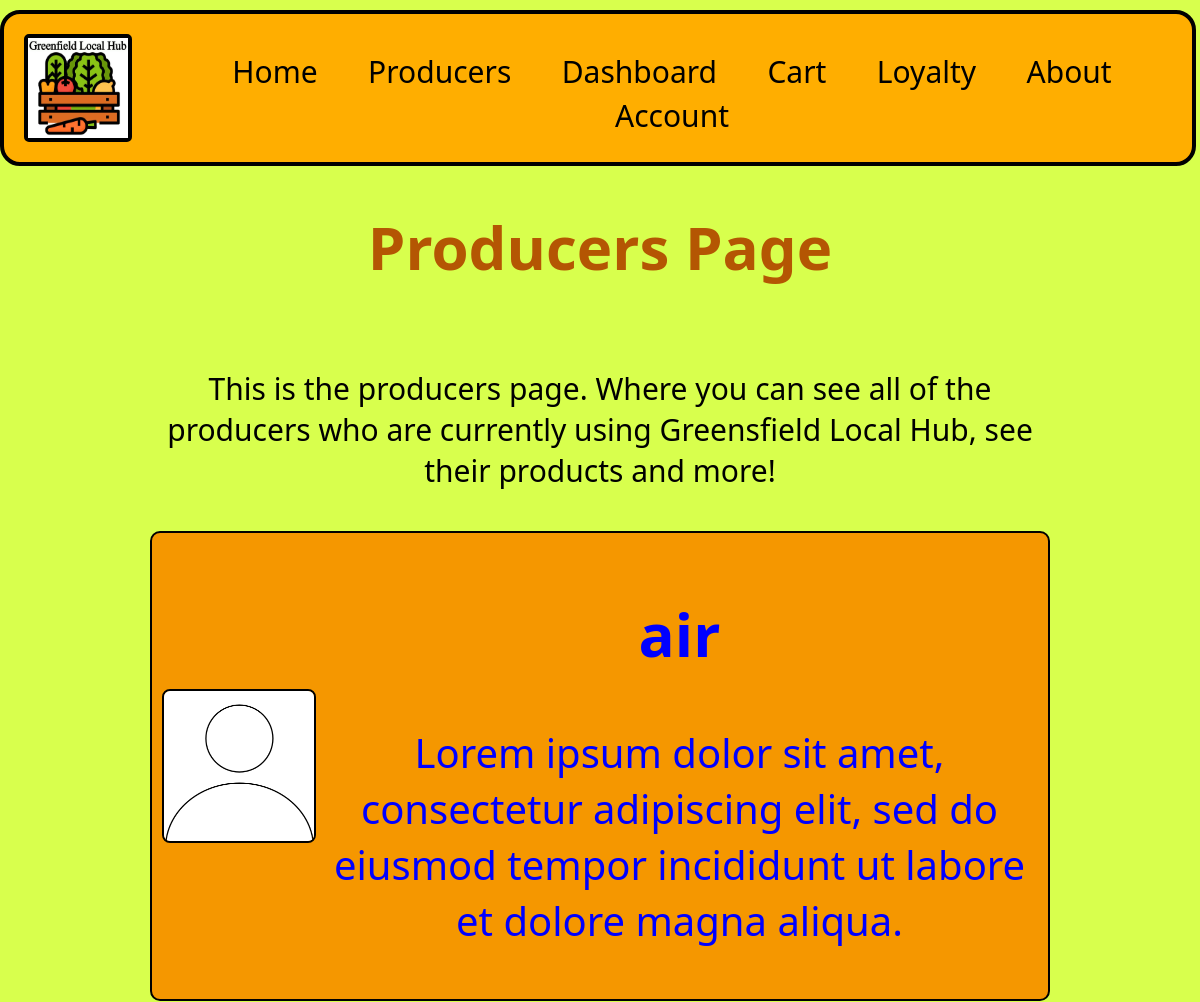
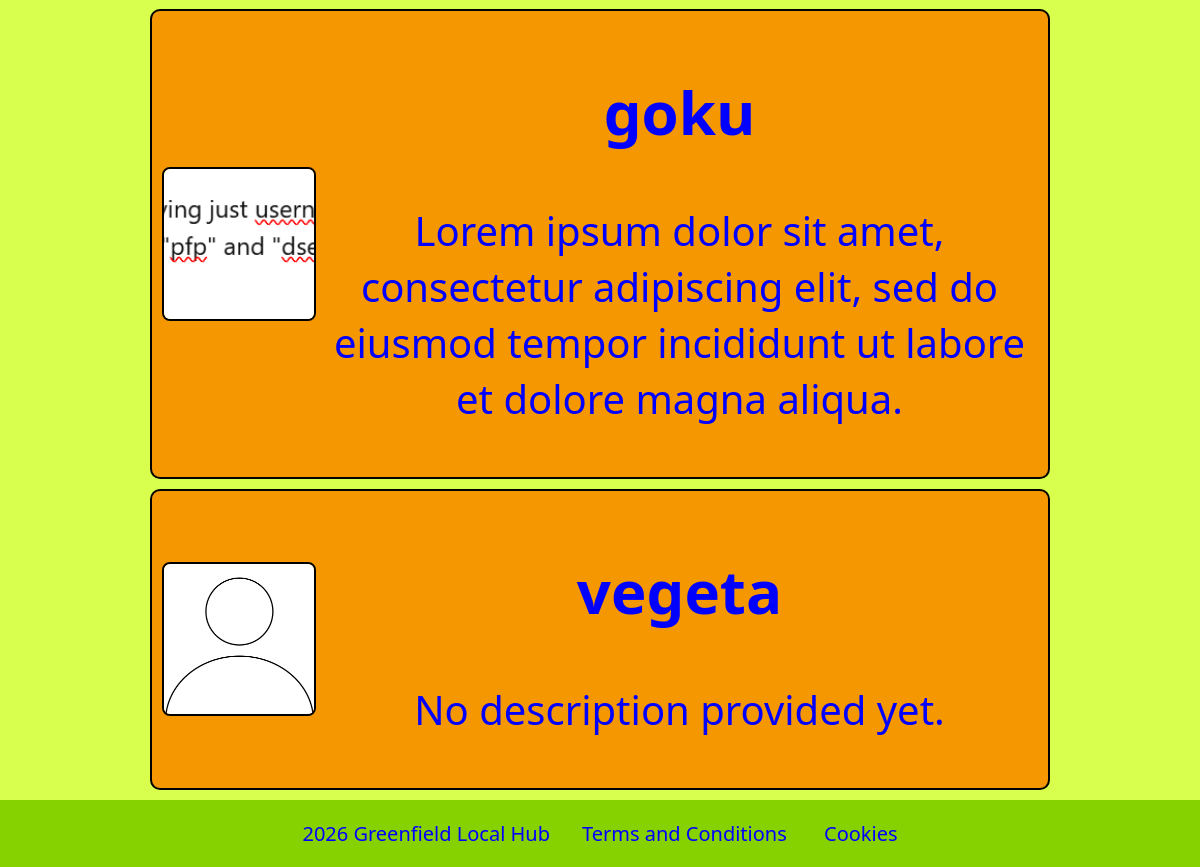
Screenshot of /glc/producers.php with the database file from the repository (2 pictures, top to bottom).
### tables this page shows
CREATE TABLE `users` (
  `id` int(11) NOT NULL,
  `username` varchar(50) NOT NULL,
  `email` varchar(50) NOT NULL,
  `password` varchar(255) NOT NULL,
  `address` varchar(255) DEFAULT NULL,
  `pfp` varchar(255) DEFAULT 'images/pfp.png',
  `description` text DEFAULT NULL,
  `IsProducer` tinyint(1) NOT NULL DEFAULT 0,
  `trn_date` datetime NOT NULL
);

### glc/producers.php (the view, shortened to what this page needs)
<?php
include 'topbar.php';
include 'db.php';
?>
<head>
</head>
<body class="body">
  <main class="producers-list">
    <h1 class="title">Producers Page</h1>
<p class = "text">This is the producers page. Where you can see all of the producers who are currently using Greensfield Local Hub, see their products and more!</p>
    <?php
    $query = "SELECT username, pfp, description FROM users WHERE isproducer = 1";
    $result = mysqli_query($con, $query);
    if (mysqli_num_rows($result) > 0) {
        while ($row = mysqli_fetch_assoc($result)) {
            $producerName = htmlspecialchars($row['username']);
            $producerDesc = !empty($row['description']) ? htmlspecialchars($row['description']) : 'No description provided yet.';
            $producerImage = 'images/pfp.png';
            if (!empty($row['pfp'])) {
                $rawPfp = trim($row['pfp']);
                if (strpos($rawPfp, 'images/') === 0) {
                    $producerImage = htmlspecialchars($rawPfp);
                } else {
                    $producerImage = 'images/' . htmlspecialchars($rawPfp);
                }
            }
            ?>
            <a href="producerdetail.php?username=<?php echo urlencode($producerName); ?>">
            <div class="producers-card">
              <img class="producers-photo" src="<?php echo $producerImage; ?>" alt="<?php echo $producerName; ?>">
              <div class="producers-info">
            <h2><?php echo $producerName; ?></h2>
            <p><?php echo $producerDesc; ?></p>
              </div>
            </div>
            </a>
            <?php
        }
    } else {
        echo "<p class = 'text'>No producers were found.</p>";
    }
    ?>
  </main>
</body>
<?php
include 'footer.php';
?>
</html>

### glc/topbar.php
<head>
    <link rel="stylesheet" href="CSS/style.css">
</head>
<div class="topbar">
    <a href="home.php">
    <div class="logo"><img src="images/logo.png" alt="Logo" style="width:100px;height:100px;"></div></a>
  <div>
    <a href="home.php">Home</a>
    <a href="producers.php">Producers</a>
    <a href="dashboard.php">Dashboard</a>
    <a href="cart.php">Cart</a>
    <a href="loyalty.php">Loyalty</a>
    <a href="about.php">About</a>
    <a href="account.php">Account</a>
  </div>
</div>

### glc/footer.php
<footer class="footer">
  <p class = "footer-text"><a href="home.php">2026 Greenfield Local Hub</a><a href="terms.php">Terms and Conditions</a> <a href="Cookies.php">Cookies</a></p>
</footer>

### glc/CSS/style.css (style rules this page uses)
.body { background-color: rgb(216, 255, 77); margin: 0; padding: 0; display: flex; flex-direction: column; min-height: 100vh; }
.topbar { top: 10px; position: sticky; text-align: center; background-color: rgb(255, 174, 0); z-index: 9999; border-color: rgb(0, 0, 0); border-radius: 20px; width: 99%; border-width: 4px; border-style: solid; display: flex; justify-content: space-between; align-items: center; }
.topbar a { text-decoration: none; color: black; font-size: 30px; padding: 20px; text-align: right; }
footer { display: block; background-color: rgb(133, 210, 0); text-align: center; display: flex; flex-direction: column; align-items: center; margin-top: auto; }
footer a { margin: 0 16px; }
.footer-text { font-size: 20px; color: black; justify-content: space-between; }
.title { font-size: 60px; text-align: center; color: rgb(180, 86, 3); }
.logo { display: block; border: 4px solid black; border-radius: 5px; }
.logo img { display: block; }
.text { font-size: 30px; text-align: center; justify-content: center; color: rgb(0, 0, 0); }
.producers-list { flex-direction: column; display: flex; max-width: 900px; margin: 0 auto; padding: 10px; gap: 10px; }
.producers-card { display: flex; flex-wrap: wrap; gap: 5px; align-items: center; border: 2px solid #000; border-radius: 10px; padding: 10px; background: #f59700; box-sizing: border-box; }
.producers-photo { width: 150px; height: 150px; object-fit: cover; border: 2px solid black; border-radius: 8px; flex: 0 0 150px; }
.producers-info { flex: 1 1 300px; min-width: 220px; }
.producers-info p { margin-top: 0.5px; line-height: 1.4; }
body { font-family: "Microsoft Himalaya", "Segoe UI", Tahoma, Geneva, sans-serif; font-size: 40px; text-align: center; justify-content: center; }
a { color:#0000ff; text-decoration:none; }

### rows the page displays
users: pfp (picture), username "air", description "Lorem ipsum dolor sit amet, consectetur adipiscing elit, sed do eiusmod tempor incididunt ut labore et dolore magna aliqua."
users: pfp+username (picture), username "goku", description "Lorem ipsum dolor sit amet, consectetur adipiscing elit, sed do eiusmod tempor incididunt ut labore et dolore magna aliqua."
users: pfp (picture), username "vegeta", description "No description provided yet."
